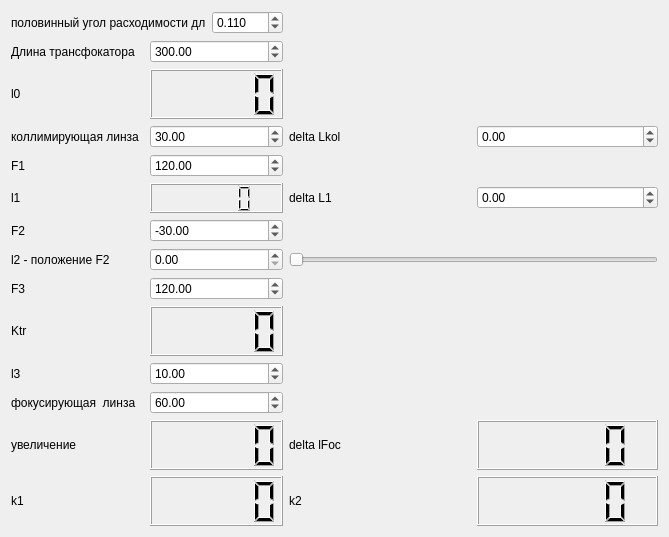
<?xml version="1.0" encoding="UTF-8"?>
<ui version="4.0">
 <class>Widget</class>
 <widget class="QWidget" name="Widget">
  <property name="geometry">
   <rect>
    <x>0</x>
    <y>0</y>
    <width>669</width>
    <height>537</height>
   </rect>
  </property>
  <property name="windowTitle">
   <string>Widget</string>
  </property>
  <layout class="QGridLayout" name="gridLayout">
   <item row="0" column="0">
    <layout class="QHBoxLayout" name="horizontalLayout_4">
     <item>
      <widget class="QLabel" name="label_13">
       <property name="text">
        <string>половинный угол расходимости дл</string>
       </property>
      </widget>
     </item>
     <item>
      <widget class="QDoubleSpinBox" name="doubleSpinBoxAlpha">
       <property name="decimals">
        <number>3</number>
       </property>
       <property name="maximum">
        <double>999.990000000000009</double>
       </property>
       <property name="singleStep">
        <double>0.010000000000000</double>
       </property>
       <property name="value">
        <double>0.110000000000000</double>
       </property>
      </widget>
     </item>
    </layout>
   </item>
   <item row="1" column="0">
    <layout class="QHBoxLayout" name="horizontalLayout">
     <item>
      <widget class="QLabel" name="label">
       <property name="text">
        <string>Длина трансфокатора</string>
       </property>
      </widget>
     </item>
     <item>
      <widget class="QDoubleSpinBox" name="doubleSpinBoxL">
       <property name="maximum">
        <double>999.990000000000009</double>
       </property>
       <property name="value">
        <double>300.000000000000000</double>
       </property>
      </widget>
     </item>
    </layout>
   </item>
   <item row="2" column="0">
    <layout class="QHBoxLayout" name="horizontalLayout_9">
     <item>
      <widget class="QLabel" name="label_9">
       <property name="text">
        <string>l0</string>
       </property>
      </widget>
     </item>
     <item>
      <widget class="QLCDNumber" name="lcdNumberL0">
       <property name="sizePolicy">
        <sizepolicy hsizetype="Minimum" vsizetype="Minimum">
         <horstretch>0</horstretch>
         <verstretch>0</verstretch>
        </sizepolicy>
       </property>
       <property name="minimumSize">
        <size>
         <width>0</width>
         <height>30</height>
        </size>
       </property>
      </widget>
     </item>
    </layout>
   </item>
   <item row="3" column="0">
    <layout class="QHBoxLayout" name="horizontalLayout_8">
     <item>
      <widget class="QLabel" name="label_8">
       <property name="text">
        <string>коллимирующая линза</string>
       </property>
      </widget>
     </item>
     <item>
      <widget class="QDoubleSpinBox" name="doubleSpinBoxFKoll">
       <property name="minimum">
        <double>-999.990000000000009</double>
       </property>
       <property name="maximum">
        <double>999.990000000000009</double>
       </property>
       <property name="value">
        <double>30.000000000000000</double>
       </property>
      </widget>
     </item>
    </layout>
   </item>
   <item row="3" column="1">
    <layout class="QHBoxLayout" name="horizontalLayout_13">
     <item>
      <widget class="QLabel" name="label_14">
       <property name="text">
        <string>delta Lkol</string>
       </property>
      </widget>
     </item>
     <item>
      <widget class="QDoubleSpinBox" name="doubleSpinBoxDeltaLKol">
       <property name="minimum">
        <double>-999.990000000000009</double>
       </property>
       <property name="maximum">
        <double>999.990000000000009</double>
       </property>
       <property name="singleStep">
        <double>0.100000000000000</double>
       </property>
       <property name="value">
        <double>0.000000000000000</double>
       </property>
      </widget>
     </item>
    </layout>
   </item>
   <item row="4" column="0">
    <layout class="QHBoxLayout" name="horizontalLayout_2">
     <item>
      <widget class="QLabel" name="label_2">
       <property name="text">
        <string>F1</string>
       </property>
      </widget>
     </item>
     <item>
      <widget class="QDoubleSpinBox" name="doubleSpinBoxF1">
       <property name="minimum">
        <double>-999.990000000000009</double>
       </property>
       <property name="maximum">
        <double>999.990000000000009</double>
       </property>
       <property name="value">
        <double>120.000000000000000</double>
       </property>
      </widget>
     </item>
    </layout>
   </item>
   <item row="5" column="0">
    <layout class="QHBoxLayout" name="horizontalLayout_3">
     <item>
      <widget class="QLabel" name="label_3">
       <property name="text">
        <string>l1</string>
       </property>
      </widget>
     </item>
     <item>
      <widget class="QLCDNumber" name="lcdNumberL1">
       <property name="sizePolicy">
        <sizepolicy hsizetype="Minimum" vsizetype="Minimum">
         <horstretch>0</horstretch>
         <verstretch>0</verstretch>
        </sizepolicy>
       </property>
       <property name="minimumSize">
        <size>
         <width>0</width>
         <height>30</height>
        </size>
       </property>
      </widget>
     </item>
    </layout>
   </item>
   <item row="5" column="1">
    <layout class="QHBoxLayout" name="horizontalLayout_14">
     <item>
      <widget class="QLabel" name="label_15">
       <property name="text">
        <string>delta L1</string>
       </property>
      </widget>
     </item>
     <item>
      <widget class="QDoubleSpinBox" name="doubleSpinBoxDeltaL1">
       <property name="minimum">
        <double>-999.990000000000009</double>
       </property>
       <property name="maximum">
        <double>999.990000000000009</double>
       </property>
       <property name="singleStep">
        <double>0.100000000000000</double>
       </property>
       <property name="value">
        <double>0.000000000000000</double>
       </property>
      </widget>
     </item>
    </layout>
   </item>
   <item row="6" column="0">
    <layout class="QHBoxLayout" name="horizontalLayout_16">
     <item>
      <widget class="QLabel" name="label_4">
       <property name="text">
        <string>F2</string>
       </property>
      </widget>
     </item>
     <item>
      <widget class="QDoubleSpinBox" name="doubleSpinBoxF2">
       <property name="minimum">
        <double>-999.990000000000009</double>
       </property>
       <property name="maximum">
        <double>999.990000000000009</double>
       </property>
       <property name="value">
        <double>-30.000000000000000</double>
       </property>
      </widget>
     </item>
    </layout>
   </item>
   <item row="7" column="0">
    <layout class="QHBoxLayout" name="horizontalLayout_6">
     <item>
      <widget class="QLabel" name="label_6">
       <property name="text">
        <string>l2 - положение F2</string>
       </property>
      </widget>
     </item>
     <item>
      <widget class="QDoubleSpinBox" name="doubleSpinBoxL2">
       <property name="minimum">
        <double>0.000000000000000</double>
       </property>
       <property name="maximum">
        <double>999.990000000000009</double>
       </property>
       <property name="value">
        <double>0.000000000000000</double>
       </property>
      </widget>
     </item>
    </layout>
   </item>
   <item row="8" column="0">
    <layout class="QHBoxLayout" name="horizontalLayout_5">
     <item>
      <widget class="QLabel" name="label_5">
       <property name="text">
        <string>F3</string>
       </property>
      </widget>
     </item>
     <item>
      <widget class="QDoubleSpinBox" name="doubleSpinBoxF3">
       <property name="minimum">
        <double>-999.990000000000009</double>
       </property>
       <property name="maximum">
        <double>999.990000000000009</double>
       </property>
       <property name="value">
        <double>120.000000000000000</double>
       </property>
      </widget>
     </item>
    </layout>
   </item>
   <item row="9" column="0">
    <layout class="QHBoxLayout" name="horizontalLayout_7">
     <item>
      <widget class="QLabel" name="label_7">
       <property name="text">
        <string>Ktr</string>
       </property>
      </widget>
     </item>
     <item>
      <widget class="QLCDNumber" name="lcdNumberKTr">
       <property name="minimumSize">
        <size>
         <width>0</width>
         <height>30</height>
        </size>
       </property>
      </widget>
     </item>
    </layout>
   </item>
   <item row="10" column="0">
    <layout class="QHBoxLayout" name="horizontalLayout_12">
     <item>
      <widget class="QLabel" name="label_12">
       <property name="text">
        <string>l3</string>
       </property>
      </widget>
     </item>
     <item>
      <widget class="QDoubleSpinBox" name="doubleSpinBoxL3">
       <property name="minimum">
        <double>0.000000000000000</double>
       </property>
       <property name="maximum">
        <double>999.990000000000009</double>
       </property>
       <property name="value">
        <double>10.000000000000000</double>
       </property>
      </widget>
     </item>
    </layout>
   </item>
   <item row="11" column="0">
    <layout class="QHBoxLayout" name="horizontalLayout_11">
     <item>
      <widget class="QLabel" name="label_11">
       <property name="text">
        <string>фокусирующая  линза</string>
       </property>
      </widget>
     </item>
     <item>
      <widget class="QDoubleSpinBox" name="doubleSpinBoxFFoc">
       <property name="minimum">
        <double>-999.990000000000009</double>
       </property>
       <property name="maximum">
        <double>999.990000000000009</double>
       </property>
       <property name="value">
        <double>60.000000000000000</double>
       </property>
      </widget>
     </item>
    </layout>
   </item>
   <item row="12" column="0">
    <layout class="QHBoxLayout" name="horizontalLayout_10">
     <item>
      <widget class="QLabel" name="label_10">
       <property name="text">
        <string>увеличение</string>
       </property>
      </widget>
     </item>
     <item>
      <widget class="QLCDNumber" name="lcdNumberK">
       <property name="sizePolicy">
        <sizepolicy hsizetype="Minimum" vsizetype="Minimum">
         <horstretch>0</horstretch>
         <verstretch>0</verstretch>
        </sizepolicy>
       </property>
       <property name="minimumSize">
        <size>
         <width>0</width>
         <height>30</height>
        </size>
       </property>
      </widget>
     </item>
    </layout>
   </item>
   <item row="12" column="1">
    <layout class="QHBoxLayout" name="horizontalLayout_17">
     <item>
      <widget class="QLabel" name="label_16">
       <property name="text">
        <string>delta lFoc</string>
       </property>
      </widget>
     </item>
     <item>
      <widget class="QLCDNumber" name="lcdNumberDeltaLFoc">
       <property name="sizePolicy">
        <sizepolicy hsizetype="Minimum" vsizetype="Minimum">
         <horstretch>0</horstretch>
         <verstretch>0</verstretch>
        </sizepolicy>
       </property>
       <property name="minimumSize">
        <size>
         <width>0</width>
         <height>30</height>
        </size>
       </property>
      </widget>
     </item>
    </layout>
   </item>
   <item row="13" column="0">
    <layout class="QHBoxLayout" name="horizontalLayout_15">
     <item>
      <widget class="QLabel" name="label_17">
       <property name="text">
        <string>k1</string>
       </property>
      </widget>
     </item>
     <item>
      <widget class="QLCDNumber" name="lcdNumberK1">
       <property name="sizePolicy">
        <sizepolicy hsizetype="Minimum" vsizetype="Minimum">
         <horstretch>0</horstretch>
         <verstretch>0</verstretch>
        </sizepolicy>
       </property>
       <property name="minimumSize">
        <size>
         <width>0</width>
         <height>30</height>
        </size>
       </property>
      </widget>
     </item>
    </layout>
   </item>
   <item row="13" column="1">
    <layout class="QHBoxLayout" name="horizontalLayout_18">
     <item>
      <widget class="QLabel" name="label_18">
       <property name="text">
        <string>k2</string>
       </property>
      </widget>
     </item>
     <item>
      <widget class="QLCDNumber" name="lcdNumberK2">
       <property name="sizePolicy">
        <sizepolicy hsizetype="Minimum" vsizetype="Minimum">
         <horstretch>0</horstretch>
         <verstretch>0</verstretch>
        </sizepolicy>
       </property>
       <property name="minimumSize">
        <size>
         <width>0</width>
         <height>30</height>
        </size>
       </property>
      </widget>
     </item>
    </layout>
   </item>
   <item row="7" column="1">
    <widget class="QSlider" name="horizontalSliderL2">
     <property name="maximum">
      <number>100000</number>
     </property>
     <property name="orientation">
      <enum>Qt::Horizontal</enum>
     </property>
    </widget>
   </item>
  </layout>
 </widget>
 <layoutdefault spacing="6" margin="11"/>
 <resources/>
 <connections>
  <connection>
   <sender>doubleSpinBoxFFoc</sender>
   <signal>valueChanged(double)</signal>
   <receiver>Widget</receiver>
   <slot>start()</slot>
   <hints>
    <hint type="sourcelabel">
     <x>330</x>
     <y>541</y>
    </hint>
    <hint type="destinationlabel">
     <x>344</x>
     <y>533</y>
    </hint>
   </hints>
  </connection>
  <connection>
   <sender>doubleSpinBoxL3</sender>
   <signal>valueChanged(double)</signal>
   <receiver>Widget</receiver>
   <slot>start()</slot>
   <hints>
    <hint type="sourcelabel">
     <x>243</x>
     <y>493</y>
    </hint>
    <hint type="destinationlabel">
     <x>347</x>
     <y>449</y>
    </hint>
   </hints>
  </connection>
  <connection>
   <sender>doubleSpinBoxAlpha</sender>
   <signal>valueChanged(double)</signal>
   <receiver>Widget</receiver>
   <slot>start()</slot>
   <hints>
    <hint type="sourcelabel">
     <x>330</x>
     <y>37</y>
    </hint>
    <hint type="destinationlabel">
     <x>372</x>
     <y>61</y>
    </hint>
   </hints>
  </connection>
  <connection>
   <sender>doubleSpinBoxFKoll</sender>
   <signal>valueChanged(double)</signal>
   <receiver>Widget</receiver>
   <slot>start()</slot>
   <hints>
    <hint type="sourcelabel">
     <x>330</x>
     <y>177</y>
    </hint>
    <hint type="destinationlabel">
     <x>339</x>
     <y>157</y>
    </hint>
   </hints>
  </connection>
  <connection>
   <sender>doubleSpinBoxDeltaLKol</sender>
   <signal>valueChanged(double)</signal>
   <receiver>Widget</receiver>
   <slot>start()</slot>
   <hints>
    <hint type="sourcelabel">
     <x>550</x>
     <y>166</y>
    </hint>
    <hint type="destinationlabel">
     <x>575</x>
     <y>207</y>
    </hint>
   </hints>
  </connection>
  <connection>
   <sender>doubleSpinBoxDeltaL1</sender>
   <signal>valueChanged(double)</signal>
   <receiver>Widget</receiver>
   <slot>start()</slot>
   <hints>
    <hint type="sourcelabel">
     <x>538</x>
     <y>259</y>
    </hint>
    <hint type="destinationlabel">
     <x>517</x>
     <y>301</y>
    </hint>
   </hints>
  </connection>
 </connections>
 <slots>
  <slot>start()</slot>
 </slots>
</ui>
